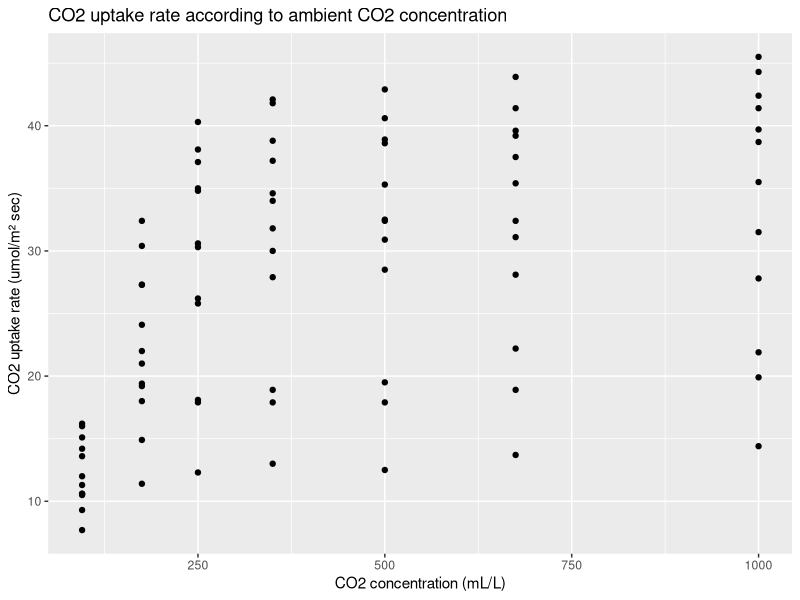
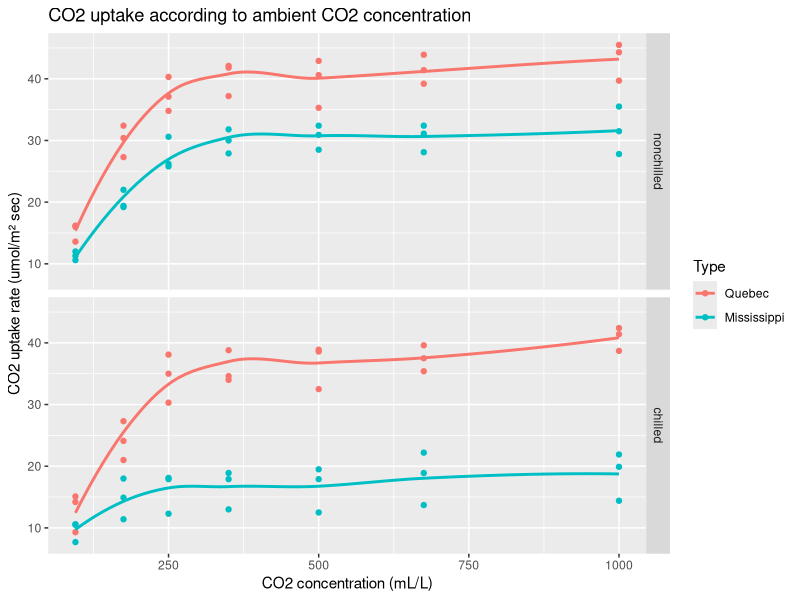
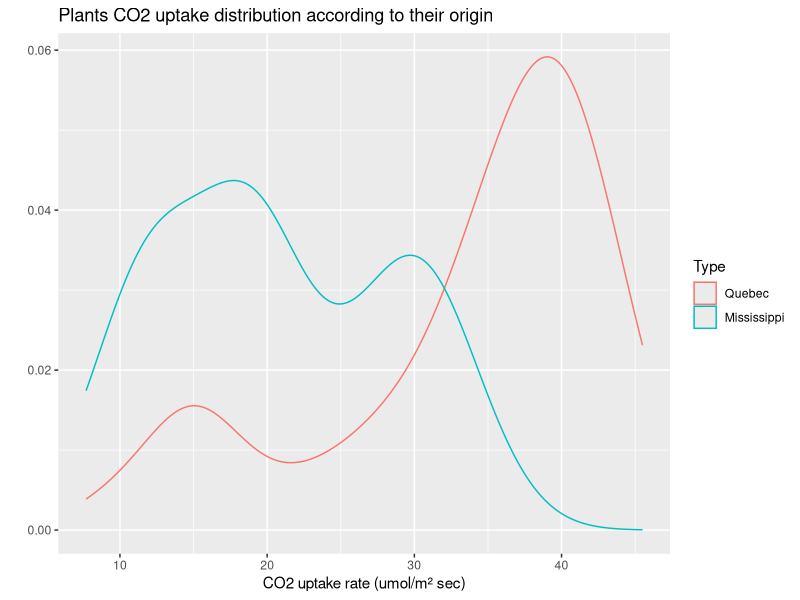
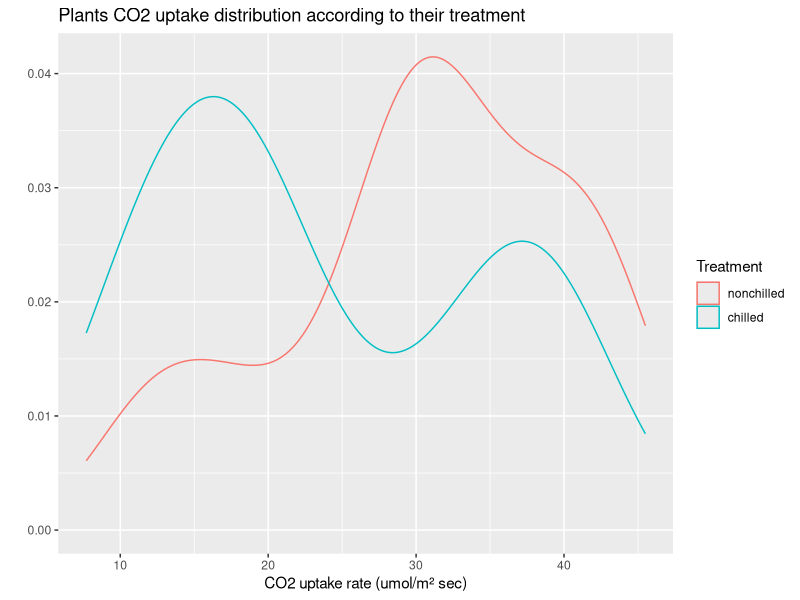
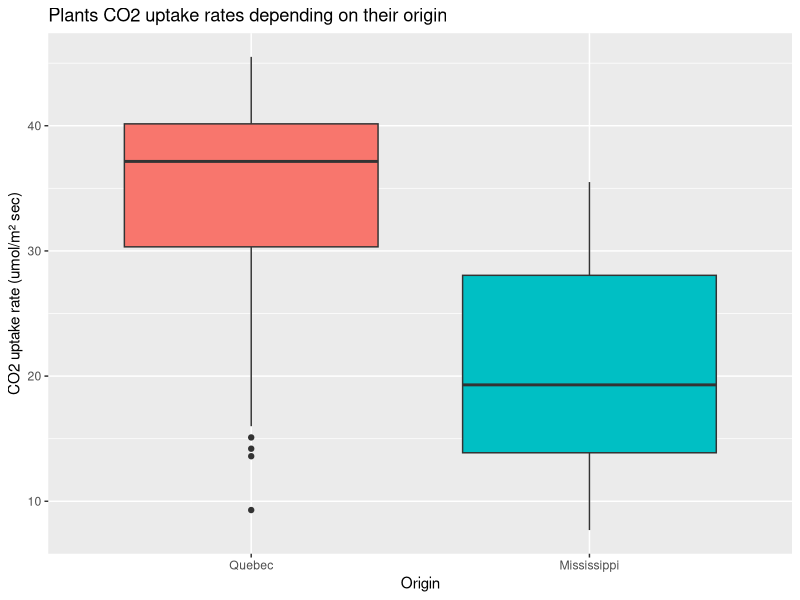
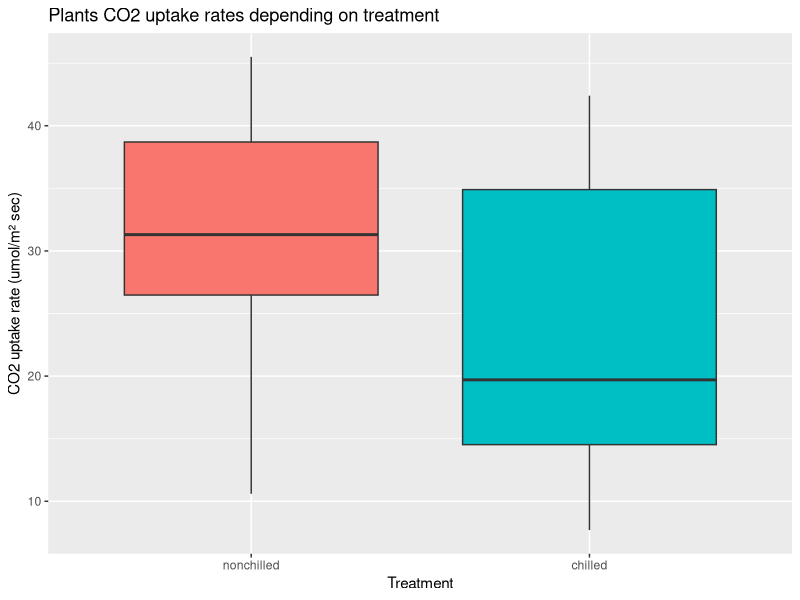
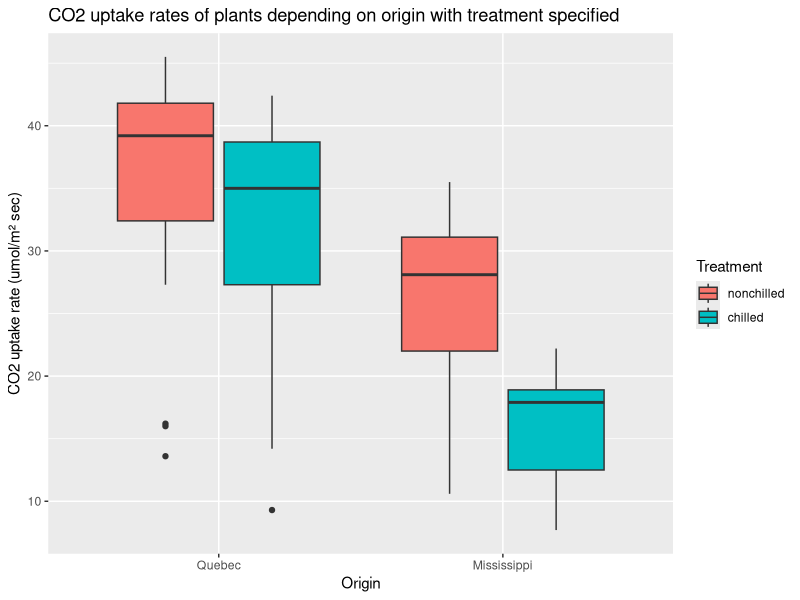
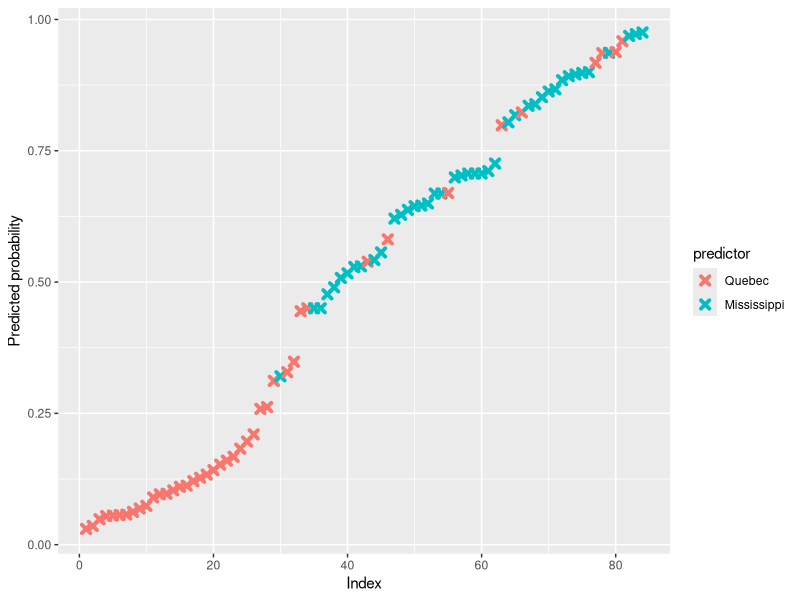

Reproduce these figures in R, in order.
## ---- chunk 1
knitr::opts_chunk$set(echo = TRUE, message = FALSE, warning = FALSE)
## ---- chunk 2
data(CO2)
dim(CO2)
names(CO2)
## ---- chunk 3
CO2
class(CO2)
str(CO2)
## ---- chunk 4
summary(CO2)
levels(CO2$Plant)
## ---- chunk 5
tapply(CO2$uptake, CO2$Type, summary)
## ---- chunk 6
tapply(CO2$uptake, CO2$Treatment, summary)
## ---- chunk 7
tapply(CO2$uptake, CO2$Plant, summary)
## ---- chunk 8
library(dplyr)
summarize(group_by(CO2, Type), average_uptake = mean(uptake))
summarize(group_by(CO2, Treatment), average_uptake = mean(uptake))
summarize(group_by(CO2, conc), average_uptake = mean(uptake))
## ---- chunk 9
library(ggplot2)
qplot(conc, uptake, data = CO2, geom = "point",
      main = "CO2 uptake rate according to ambient CO2 concentration",
      xlab = "CO2 concentration (mL/L)", ylab = "CO2 uptake rate (umol/m² sec)")
## ---- chunk 10
qplot(conc, uptake, facets = Treatment ~ ., data = CO2, color = Type,
      geom = c("point", "smooth"), se = FALSE,
      main = "CO2 uptake according to ambient CO2 concentration",
      xlab = "CO2 concentration (mL/L)", ylab = "CO2 uptake rate (umol/m² sec)")
## ---- chunk 11
qplot(uptake, data = CO2, color = Type, geom = "density",
      main = "Plants CO2 uptake distribution according to their origin",
      xlab = "CO2 uptake rate (umol/m² sec)")
qplot(uptake, data = CO2, color = Treatment, geom = "density",
      main = "Plants CO2 uptake distribution according to their treatment",
      xlab = "CO2 uptake rate (umol/m² sec)")
## ---- chunk 12
ggplot(CO2, aes(x=Type, y=uptake,  fill=Type)) +
  geom_boxplot(show.legend = FALSE) +
  ggtitle("Plants CO2 uptake rates depending on their origin") +
  xlab("Origin") + ylab("CO2 uptake rate (umol/m² sec)")
## ---- chunk 13
ggplot(CO2, aes(x=Treatment, y=uptake,  fill=Treatment)) +
  geom_boxplot(show.legend = FALSE) +
  ggtitle("Plants CO2 uptake rates depending on treatment") +
  xlab("Treatment") + ylab("CO2 uptake rate (umol/m² sec)")
## ---- chunk 14
ggplot(CO2, aes(x=Type, y=uptake, fill=Treatment)) + geom_boxplot() +
  ggtitle("CO2 uptake rates of plants depending on origin with treatment specified") +
  xlab("Origin") + ylab("CO2 uptake rate (umol/m² sec)")
## ---- chunk 15
t.test(CO2$uptake~CO2$Treatment)
## ---- chunk 16
t.test(CO2$uptake~CO2$Type)
## ---- chunk 17
anova(lm(CO2$uptake ~ CO2$Type*CO2$Treatment))
## ---- chunk 18
cor.test(CO2$uptake, CO2$conc)
## ---- chunk 19
cor.test(CO2$uptake, log(CO2$conc))
## ---- chunk 20
model <- glm(Type ~ uptake + Treatment, family = binomial, data = CO2)
summary(model)

pred <- predict(model, newdata = CO2, type = "response")
y_pred <- factor(ifelse(pred > 0.5, 1, 0), levels = c(0, 1))
y <- CO2$Type
levels(y) = c(0, 1)
mean(y_pred == y)
## ---- chunk 21
predicted_data <- data.frame(probability=model$fitted.values, predictor=CO2$Type)
predicted_data <- predicted_data[order(predicted_data$probability),]
predicted_data$rank <- 1:nrow(predicted_data)

ggplot(data = predicted_data, aes(x=rank, y=probability)) +
  geom_point(aes(color=predictor), alpha=1, shape=4, stroke=2) +
  xlab("Index") +
  ylab("Predicted probability")
model$coefficients
## ---- chunk 22
model <- glm(Treatment ~ uptake + Type, family = binomial, data = CO2)
summary(model)

pred <- predict(model, newdata = CO2, type = "response")
y_pred <- factor(ifelse(pred > 0.5, 1, 0), levels = c(0, 1))
y <- CO2$Treatment
levels(y) = c(0, 1)
mean(y_pred == y)
## ---- chunk 23
predicted_data <- data.frame(probability=model$fitted.values, predictor=CO2$Treatment)
predicted_data <- predicted_data[order(predicted_data$probability),]
predicted_data$rank <- 1:nrow(predicted_data)

ggplot(data = predicted_data, aes(x=rank, y=probability)) +
  geom_point(aes(color=predictor), alpha=1, shape=4, stroke=2) +
  xlab("Index") +
  ylab("Predicted probability")
model$coefficients
## ---- chunk 24
model <- lm(uptake ~ log(conc) + Type + Treatment, data=CO2) # * ?
summary(model)
